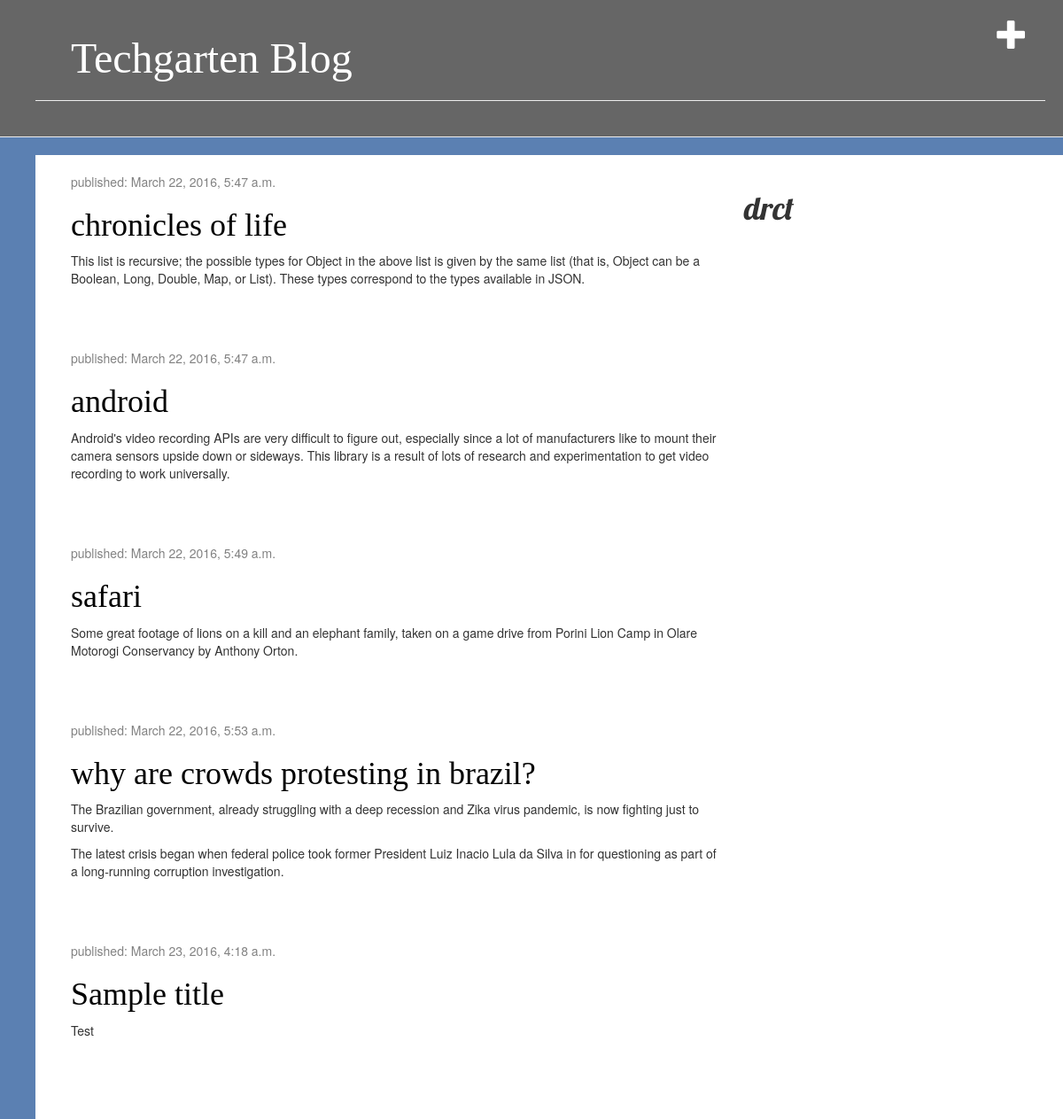
The app's page / (signed in) with its own data.
### blog/models.py (models this page shows, shortened)
class Post(models.Model):
    author = models.ForeignKey('auth.User')
    title = models.CharField(max_length=200)
    text = models.TextField()
    created_date = models.DateTimeField(
            default=timezone.now)
    published_date = models.DateTimeField(
            blank=True, null=True)

### blog/views.py (the view)
# urls.py: url(r'^$', views.post_list, name='post_list'),
def post_list(request):
    posts = Post.objects.filter(published_date__lte=timezone.now()).order_by('published_date')
    return render(request, 'blog/post_list.html', {'posts': posts})

### blog/templates/blog/post_list.html
       {% extends 'blog/base.html' %}
        {% block content %}
            {% for post in posts %}
                <div class="post">
                    <div class="date">
                        <p>published: {{ post.published_date }}</p>
                    </div>
                    <h1><a href="{% url 'post_detail' pk=post.pk %}">{{ post.title }}</a></h1>
                    <p>{{ post.text|linebreaks }}</p>
                </div>
            {% endfor %}
        {% endblock %}

### blog/static/css/blog.css (style rules this page uses)
h1 a { color: #00bfff; font-family: 'Georgia' }
h1, h2, h3, h4 { font-family: 'Lobster', cursive; }
.date { color: #828282; }
.post { margin-bottom: 70px; }
.post h1 a, .post h1 a:visited { color: #000000; }
body { background-color: #5b80b2; }

### records on screen
Post: published_date "March 22, 2016, 5:47 a.m.", title "chronicles of life", text "This list is recursive; the possible types for Object in the above list is given by the same list (that is, Object can be a Boolean, Long, Double, Map, or List). These types correspond to the types available in JSON."
Post: published_date "March 22, 2016, 5:47 a.m.", title "android", text "Android's video recording APIs are very difficult to figure out, especially since a lot of manufacturers like to mount their camera sensors upside down or sideways. This library is a result of lots of research and experimentation to get video recording to work universally."
Post: published_date "March 22, 2016, 5:49 a.m.", title "safari", text "Some great footage of lions on a kill and an elephant family, taken on a game drive from Porini Lion Camp in Olare Motorogi Conservancy by Anthony Orton."
Post: published_date "March 22, 2016, 5:53 a.m.", title "why are crowds protesting in brazil?", text "The Brazilian government, already struggling with a deep recession and Zika virus pandemic, is now fighting just to survive. The latest crisis began when federal police took former President Luiz Inacio Lula da Silva in for questioning as part of a long-running corruption investigation."
Post: published_date "March 23, 2016, 4:18 a.m.", title "Sample title", text "Test"
